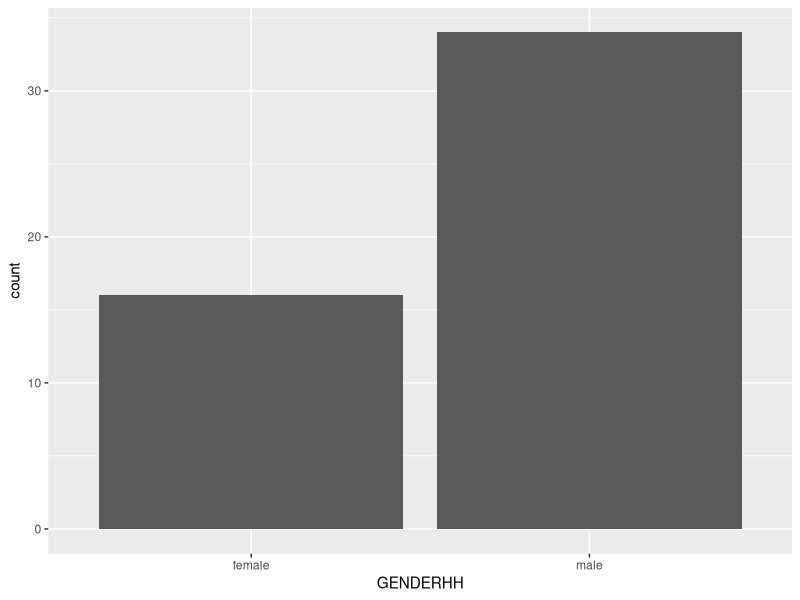
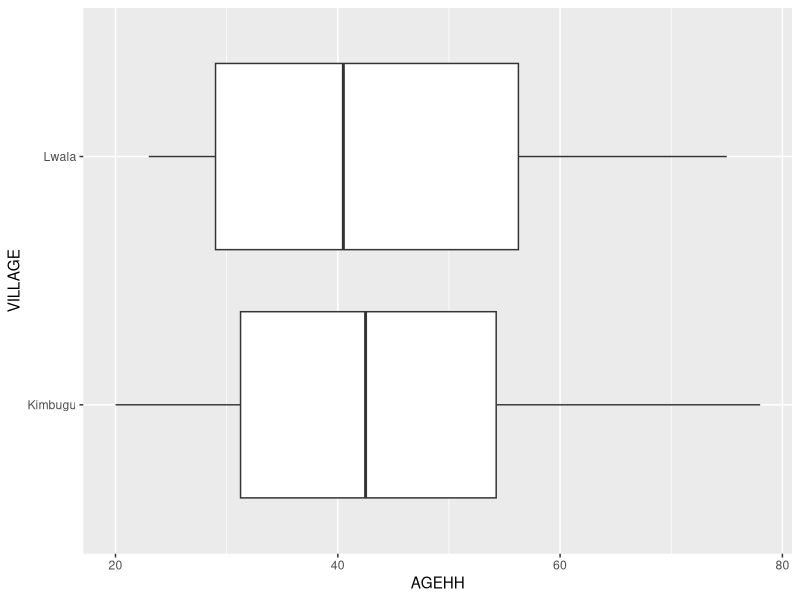
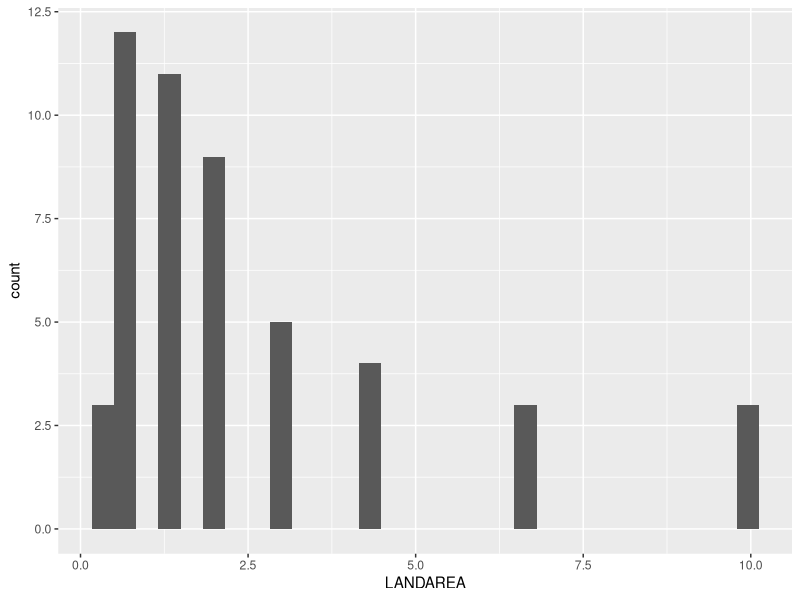
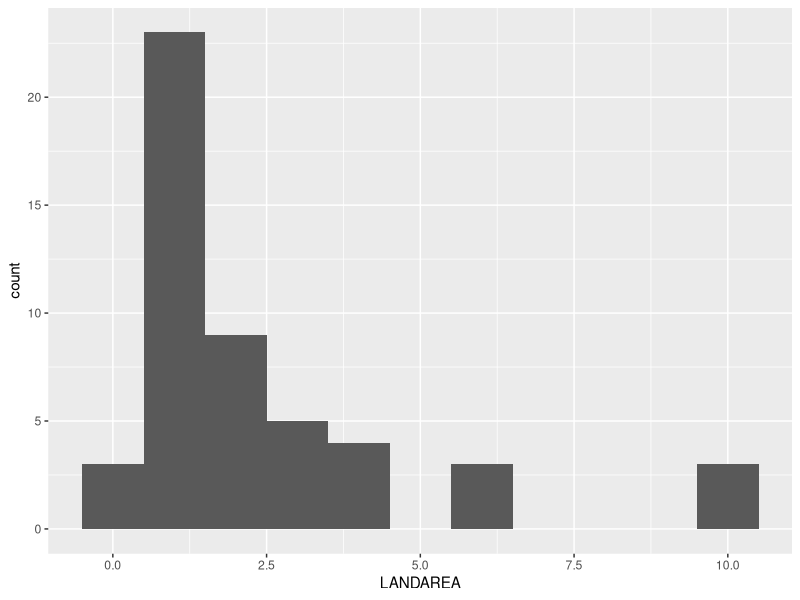
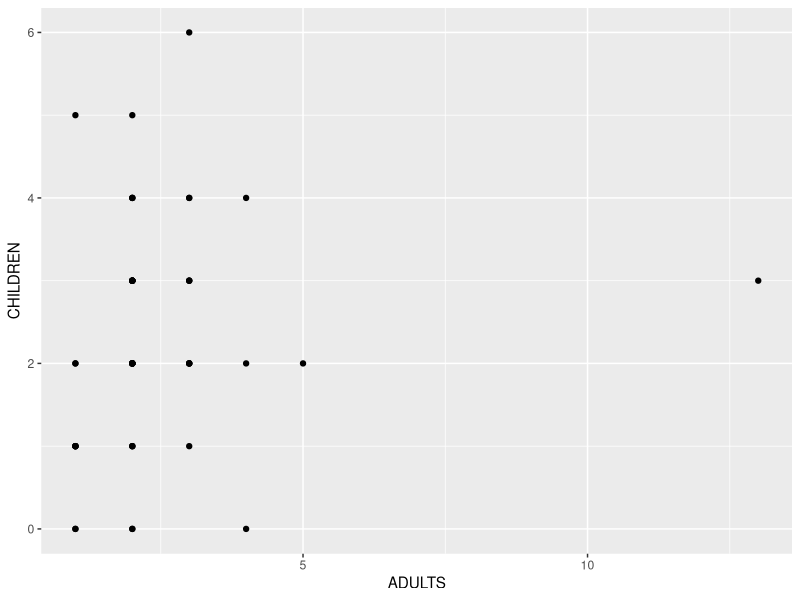
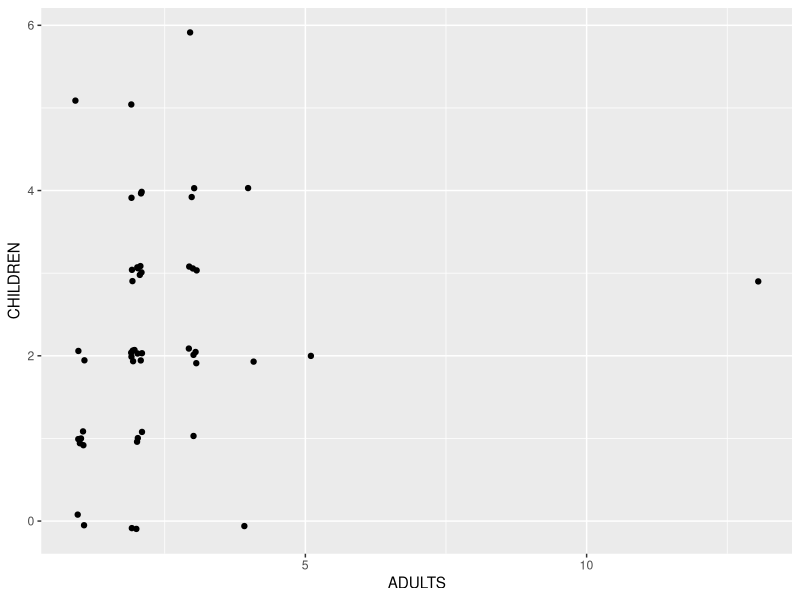
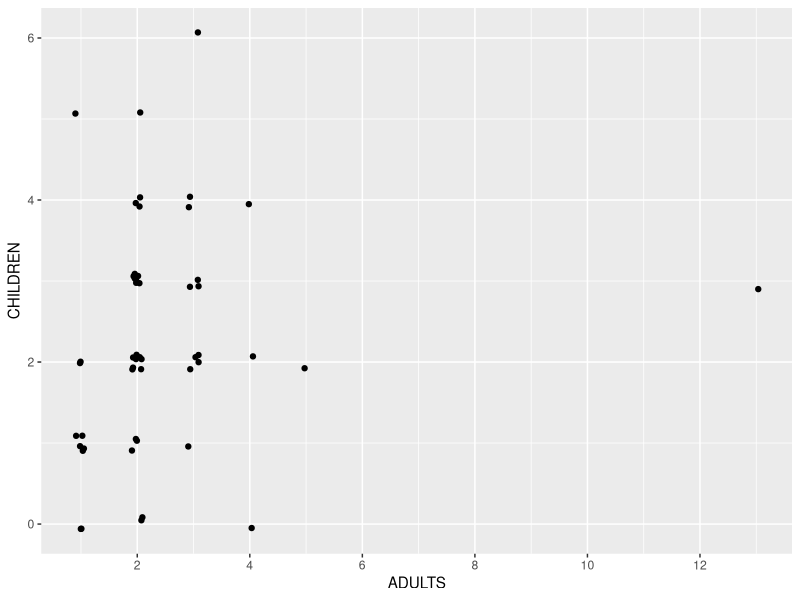

These figures' R source, in order:
## ---- chunk 1

library(tidyverse)
library(knitr)

BeanSurvey<-read.csv("bean_survey.csv")[,-1]

BeanSurvey$AGEHH<-c(32,57,20,55,78,42,28,49,41,54,65,63,32,29,43,68,53,39,25,44,23,47,32,26,25,29,44,23,58,69,26,65,75,51,38,24,35,29,37,45,50,23,60,32,70,43,51,28,65,33)


BeanSurvey<-mutate(BeanSurvey,GENDERHH=ifelse(is.na(GENDERHH),"male",as.character(GENDERHH)))


## ---- chunk 2

ggplot(data=BeanSurvey, aes(x=GENDERHH)) + 
  geom_bar()

## ---- chunk 3
ggplot(data = BeanSurvey,  aes(x = AGEHH, y = VILLAGE)) +
  geom_boxplot()
## ---- chunk 4

ggplot(data=BeanSurvey,aes(x=LANDAREA))+
  geom_histogram()

## ---- chunk 5
ggplot(data=BeanSurvey,aes(x=LANDAREA))+
  geom_histogram(binwidth = 1)
## ---- chunk 6
ggplot(data=BeanSurvey,aes(x=ADULTS,y=CHILDREN))+
  geom_point()
## ---- chunk 7
ggplot(data=BeanSurvey,aes(x=ADULTS,y=CHILDREN))+
  geom_jitter(width=0.1,height=0.1)
## ---- chunk 8
ggplot(data=BeanSurvey,aes(x=ADULTS,y=CHILDREN))+
  geom_jitter(width=0.1,height=0.1) +
    scale_x_continuous(breaks=c(0,2,4,6,8,10,12,14,16))
